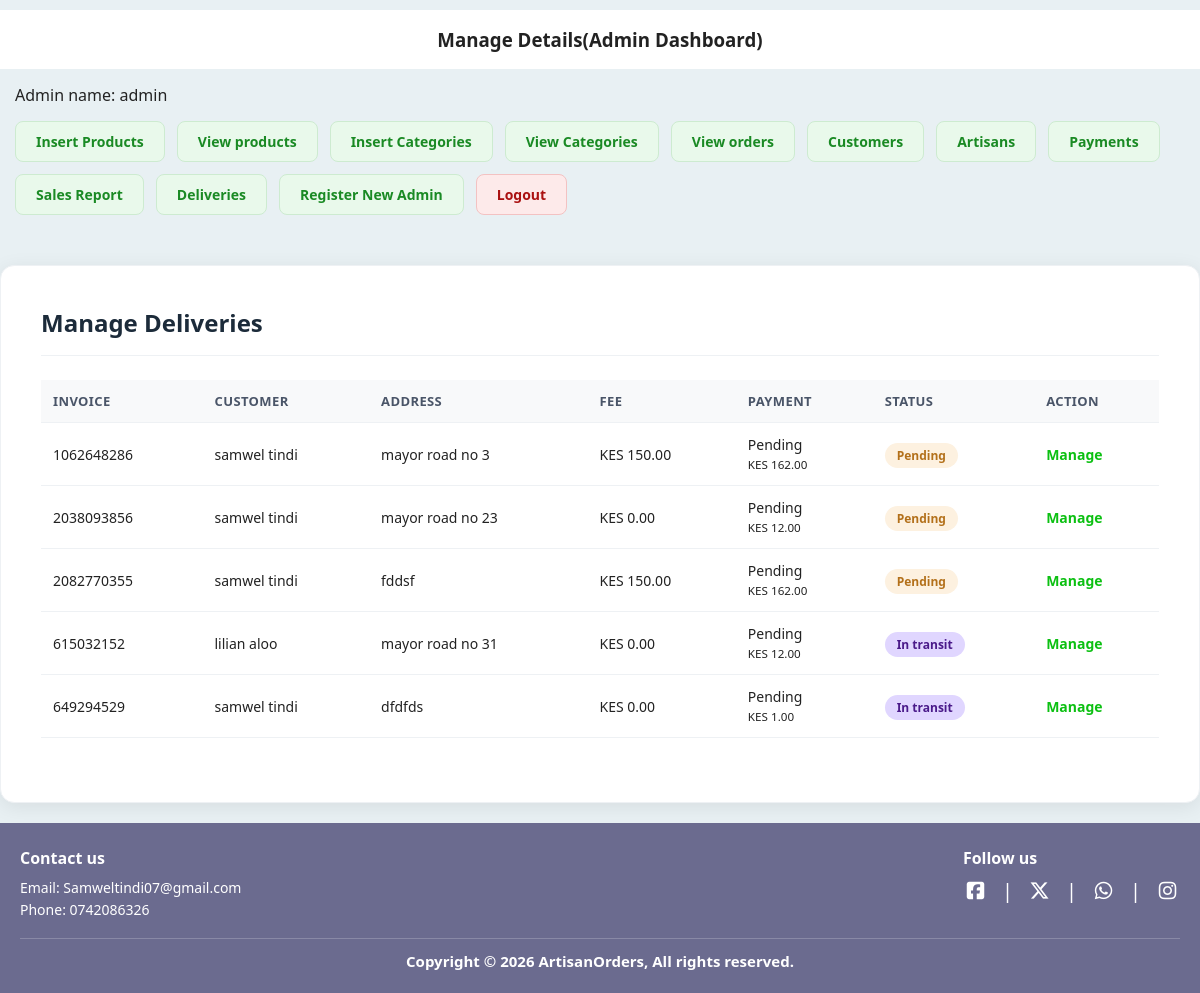
The app's page /Admin/index.php?manage_deliveries (signed in) with its own data.
### tables this page shows
CREATE TABLE `deliveries` (
  `delivery_id` int(11) NOT NULL,
  `invoice_number` int(10) UNSIGNED NOT NULL,
  `customer_id` int(11) NOT NULL,
  `recipient_name` varchar(100) NOT NULL,
  `phone_number` varchar(15) NOT NULL,
  `delivery_address` varchar(255) NOT NULL,
  `city` varchar(100) DEFAULT NULL,
  `delivery_fee` decimal(10,2) NOT NULL DEFAULT 0.00,
  `delivery_status` enum('pending','dispatched','in_transit','delivered','failed') NOT NULL DEFAULT 'pending',
  `courier_name` varchar(100) DEFAULT NULL,
  `tracking_notes` varchar(255) DEFAULT NULL,
  `dispatched_at` datetime DEFAULT NULL,
  `delivered_at` datetime DEFAULT NULL,
  `created_at` timestamp NOT NULL DEFAULT current_timestamp(),
  `updated_at` timestamp NOT NULL DEFAULT current_timestamp() ON UPDATE current_timestamp()
);

CREATE TABLE `customers` (
  `customer_id` int(11) NOT NULL,
  `first_name` varchar(100) NOT NULL,
  `last_name` varchar(100) NOT NULL,
  `username` varchar(150) NOT NULL,
  `email` varchar(255) NOT NULL,
  `phone_number` varchar(50) NOT NULL,
  `address` varchar(255) NOT NULL,
  `user_ip` varchar(255) NOT NULL,
  `password` varchar(255) NOT NULL,
  `status` enum('active','suspended') NOT NULL DEFAULT 'active'
);

CREATE TABLE `orders` (
  `order_id` int(11) NOT NULL,
  `customer_id` int(11) NOT NULL,
  `total_amount` int(50) NOT NULL,
  `subtotal` decimal(10,2) DEFAULT NULL,
  `platform_commission` decimal(10,2) DEFAULT NULL,
  `tax_amount` decimal(10,2) DEFAULT NULL,
  `delivery_fee` decimal(10,2) DEFAULT 150.00,
  `artisan_payout` decimal(10,2) DEFAULT NULL,
  `total_products` int(50) NOT NULL,
  `invoice_number` int(50) NOT NULL,
  `order_date` timestamp NOT NULL DEFAULT current_timestamp() ON UPDATE current_timestamp(),
  `order_status` varchar(255) NOT NULL,
  `delivery_confirmed_at` timestamp NULL DEFAULT NULL
);

### Admin/manage_deliveries.php (the view, shortened to what this page needs)
<?php
if(isset($_GET['manage_deliveries']))
    {
        $list_query = "select d.*, c.first_name, c.last_name, o.total_amount, o.order_status
                       from deliveries d
                       join customers c on c.customer_id = d.customer_id
                       join orders o on o.invoice_number = d.invoice_number and o.customer_id = d.customer_id
                       order by d.created_at desc";
        $list_result = mysqli_query($conn, $list_query);
    }
?>
<div class="products-card">
    <h3>Manage Deliveries</h3>
    <table class="table1">
        <thead>
            <tr>
                <th>Invoice</th>
                <th>Customer</th>
                <th>Address</th>
                <th>Fee</th>
                <th>Payment</th>
                <th>Status</th>
                <th>Action</th>
            </tr>
        </thead>
        <tbody>
            <?php if ($list_result && mysqli_num_rows($list_result) > 0): ?>
                <?php while ($row = mysqli_fetch_assoc($list_result)): ?>
                    <tr>
                        <td><?php echo htmlspecialchars($row['invoice_number']); ?></td>
                        <td><?php echo htmlspecialchars($row['first_name'] . ' ' . $row['last_name']); ?></td>
                        <td><?php echo htmlspecialchars($row['delivery_address']); ?></td>
                        <td>KES <?php echo htmlspecialchars(number_format((float)$row['delivery_fee'], 2)); ?></td>
                        <td><?php echo htmlspecialchars(ucfirst($row['order_status'])); ?> <br><small>KES <?php echo htmlspecialchars(number_format((float)$row['total_amount'], 2)); ?></small></td>
                        <td><span class="mdel-status mdel-status-<?php echo htmlspecialchars($row['delivery_status']); ?>">
                            <?php echo htmlspecialchars(ucfirst(str_replace('_', ' ', $row['delivery_status']))); ?>
                        </span></td>
                        <td><a class="mdel-edit-link" href="index.php?manage_deliveries&edit_delivery_id=<?php echo (int)$row['delivery_id']; ?>">Manage</a></td>
                    </tr>
                <?php endwhile; ?>
            <?php else: ?>
                <tr><td colspan="7" style="text-align:center;">No deliveries found.</td></tr>
            <?php endif; ?>
        </tbody>
    </table>
</div>

### style.css (style rules this page uses)
:root { --background-green: #60f378; --text-gray: #555; --footer-purple:#6b6b8f; --card-gray: #d9d9d9; --border: #e2e6ea; --navy: #14213d; --navy-soft: #2a3a5c; --teal: #0f8d2e; --teal--tint: #07f6f6; --text-muted: #6b7280; --danger: #c1443a; --teal-dark: #0b6b6d; }
*,*::before, *::after { box-sizing: border-box; margin: 0; padding: 0; }
body { font-family: system-ui, -apple-system, BlinkMacSystemFont,"Segoe UI",Roboto, Arial, Helvetica, sans-serif; background: var(--background-green); background-color: #60f378; color: #222; }
a { text-decoration: none; }

### Admin/index.php (style rules this page uses)
body { background-color: #E8F0F3; }

### Admin/manage_deliveries.php (style rules this page uses)
.products-card { background: #ffffff; padding: 40px; max-width: 1200px; margin: 20px auto; border-radius: 14px; box-shadow: 0 4px 20px rgba(0,0,0,0.08); border: 1px solid #eef1f4; }
.products-card h3 { color: #1c2b3a; font-size: 1.5rem; font-weight: 700; border-bottom: 1px solid #eef1f4; padding-bottom: 16px; margin: 0 0 24px 0; }
.table1 { width: 100%; border-collapse: collapse; margin-bottom: 24px; font-size: 14px; }
.table1 th, .table1 td { padding: 12px; border: none; border-bottom: 1px solid #eef1f4; text-align: left; }
.table1 thead th { background: #f8f9fa; color: #4a5568; font-weight: 600; font-size: 13px; text-transform: uppercase; letter-spacing: 0.03em; }
.mdel-status { padding: 4px 12px; border-radius: 20px; font-size: 12px; font-weight: 600; }
.mdel-status-pending { background:#fdf1e0; color:#b3701a; }
.mdel-status-in_transit { background:#e0d6ff; color:#4a1a8a; }
.mdel-edit-link { color: #0cc012; font-weight: 600; text-decoration: none; }

### records on screen
deliveries: invoice_number "1062648286", customer.last_name "samwel tindi", delivery_address "mayor road no 3", delivery_fee "150.00", orders.order_status "Pending", orders.total_amount "162.00", delivery_status "Pending"
deliveries: invoice_number "2038093856", customer.last_name "samwel tindi", delivery_address "mayor road no 23", delivery_fee "0.00", orders.order_status "Pending", orders.total_amount "12.00", delivery_status "Pending"
deliveries: invoice_number "2082770355", customer.last_name "samwel tindi", delivery_address "fddsf", delivery_fee "150.00", orders.order_status "Pending", orders.total_amount "162.00", delivery_status "Pending"
deliveries: invoice_number "615032152", customer.last_name "lilian aloo", delivery_address "mayor road no 31", delivery_fee "0.00", orders.order_status "Pending", orders.total_amount "12.00", delivery_status "In transit"
deliveries: invoice_number "649294529", customer.last_name "samwel tindi", delivery_address "dfdfds", delivery_fee "0.00", orders.order_status "Pending", orders.total_amount "1.00", delivery_status "In transit"

### other values on screen
$_SESSION['username'] "admin"
